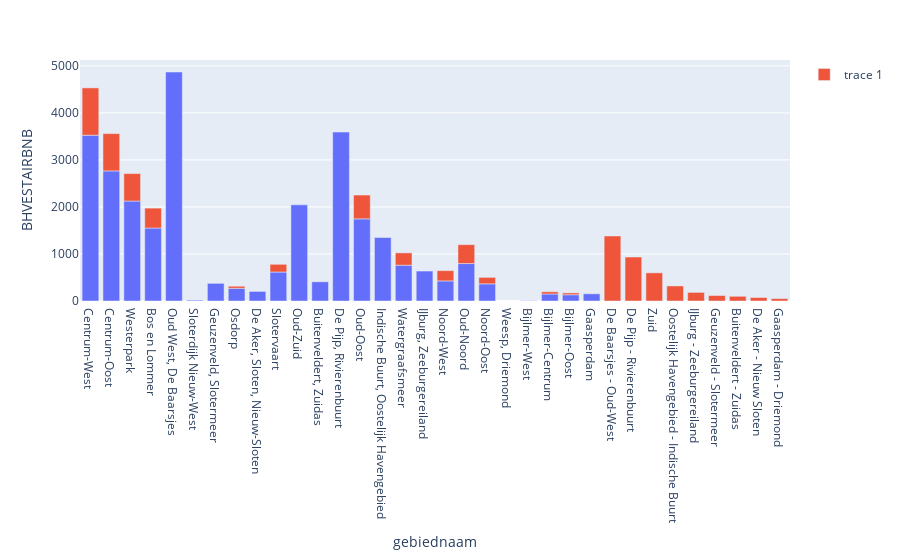

This figure's notebook cell:
### Code cell
graph = px.bar(bbga_airbnb_df_GWW, x='gebiednaam', y='BHVESTAIRBNB')
graph.add_bar(x=df_neighbourhood['neighbourhood'], y=df_neighbourhood['count'])

graph.show()

### Figure 1 — Plotly figure (JSON) as saved in the notebook; plotly's stock layout.template omitted (floating-point values rounded to 4 significant figures)
{"data": [{"alignmentgroup": "True", "hovertemplate": "gebiednaam=%{x}<br>BHVESTAIRBNB=%{y}<extra></extra>", "legendgroup": "", "marker": {"color": "#636efa", "pattern": {"shape": ""}}, "name": "", "offsetgroup": "", "orientation": "v", "showlegend": false, "textposition": "auto", "type": "bar", "x": ["Centrum-West", "Centrum-Oost", "Westerpark", "Bos en Lommer", "Oud West, De Baarsjes", "Sloterdijk Nieuw-West", "Geuzenveld, Slotermeer", "Osdorp", "De Aker, Sloten, Nieuw-Sloten", "Slotervaart", "Oud-Zuid", "Buitenveldert, Zuidas", "De Pijp, Rivierenbuurt", "Oud-Oost", "Indische Buurt, Oostelijk Havengebied", "Watergraafsmeer", "IJburg, Zeeburgereiland", "Noord-West", "Oud-Noord", "Noord-Oost", "Weesp, Driemond", "Bijlmer-West", "Bijlmer-Centrum", "Bijlmer-Oost", "Gaasperdam"], "xaxis": "x", "y": [3525, 2766, 2125, 1551, 4868, 18, 375, 270, 204, 616, 2045, 408, 3593, 1747, 1350, 761, 637, 427, 796, 365, null, 5, 149, 133, 153], "yaxis": "y"}, {"type": "bar", "x": ["De Baarsjes - Oud-West", "Centrum-West", "De Pijp - Rivierenbuurt", "Centrum-Oost", "Zuid", "Westerpark", "Oud-Oost", "Bos en Lommer", "Oud-Noord", "Oostelijk Havengebied - Indische Buurt", "Watergraafsmeer", "Noord-West", "IJburg - Zeeburgereiland", "Slotervaart", "Noord-Oost", "Geuzenveld - Slotermeer", "Buitenveldert - Zuidas", "De Aker - Nieuw Sloten", "Gaasperdam - Driemond", "Bijlmer-Centrum", "Osdorp", "Bijlmer-Oost"], "y": [1382, 1006, 935, 793, 599, 584, 506, 424, 402, 320, 262, 218, 183, 164, 137, 116, 100, 74, 51, 47, 44, 39]}], "layout": {"barmode": "relative", "legend": {"tracegroupgap": 0}, "margin": {"t": 60}, "xaxis": {"anchor": "y", "domain": [0, 1], "title": {"text": "gebiednaam"}}, "yaxis": {"anchor": "x", "domain": [0, 1], "title": {"text": "BHVESTAIRBNB"}}}}
